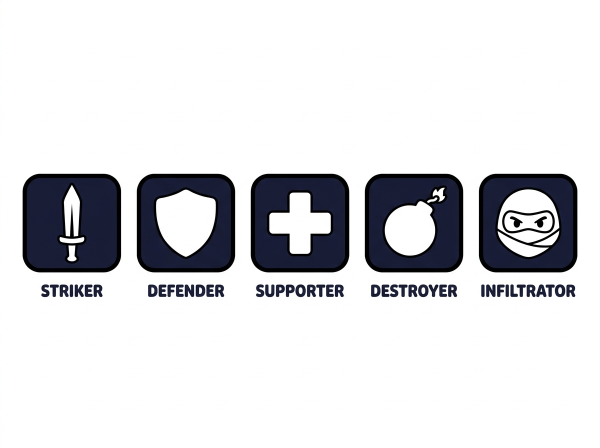
#> input picture flutter_app/assets/images/raw/Role_badge_icons_202603261620.jpeg, 1200 x 896 px (shown at 1/2 size)
$ python -i Slice_sprites.py   (imports and definitions only)
#> lines starting #> are read from the running program, lines starting #| are printed output that depends on the picture
#> further down, picture is the input picture: PIL image 1200x896 RGB; mean R, G, B 219.9, 220.3, 223

"""
貓咪特工 — Sprite Sheet 自動裁切腳本
=====================================
從一張包含多個圖示的 sprite sheet 中自動偵測並裁切出個別圖示。

支援兩種模式：
  1. grid 模式（推薦）：指定行列數，均分裁切
  2. auto 模式：自動偵測物件邊界，智慧分割

用法：
  # Grid 模式 — 已知排版為 2 行 3 列
  python slice_sprites.py -i sheet_a.png -o ./icons --grid 2x3 \
      --names icon_coin,icon_diamond,icon_energy,icon_chest_closed,icon_chest_open,icon_lock

  # Grid 模式 — 1 行 5 列
  python slice_sprites.py -i sheet_d.png -o ./icons --grid 1x5 \
      --names icon_attr_a,icon_attr_b,icon_attr_c,icon_attr_d,icon_attr_e

  # Auto 模式 — 自動偵測（適合不規則排版）
  python slice_sprites.py -i sheet.png -o ./icons --auto --names icon_a,icon_b,icon_c

  # 預覽模式 — 只畫出偵測框不裁切
  python slice_sprites.py -i sheet_a.png --grid 2x3 --preview

  # 自訂輸出尺寸 & 背景移除
  python slice_sprites.py -i sheet.png -o ./icons --grid 2x3 --size 64 --remove-bg
  python slice_sprites.py -i ./raw/Role_badge_icons_202603261620.jpeg -o ./icons --auto --size 64 --remove-bg
"""

import argparse
from pathlib import Path
from PIL import Image, ImageDraw
import numpy as np
from typing import Optional


# [16 lines left out: function remove_white_bg, not called in this run]


def find_content_bbox(img: Image.Image, threshold: int = 10) -> tuple[int, int, int, int]:
    """找到非透明像素的邊界框"""
    alpha = np.array(img.split()[-1])
    rows = np.any(alpha > threshold, axis=1)
    cols = np.any(alpha > threshold, axis=0)

    if not rows.any() or not cols.any():
        return (0, 0, img.width, img.height)

    top, bottom = np.where(rows)[0][[0, -1]]
    left, right = np.where(cols)[0][[0, -1]]
    return (int(left), int(top), int(right) + 1, int(bottom) + 1)


# ── Grid 模式 ──────────────────────────────────────────

# [49 lines left out: functions slice_grid, get_grid_boxes, not called in this run]


# ── Auto 模式 ──────────────────────────────────────────

def detect_objects(img: Image.Image, min_size: int = 20, gap_threshold: int = 10
                   ) -> list[tuple[int, int, int, int]]:
    """
    自動偵測圖片中的多個獨立物件。
    用投影法找到水平和垂直方向的空白分隔帶，再組合出物件邊界。
    """
#> called with min_size = 20, gap_threshold = 10
    alpha = np.array(img.split()[-1])
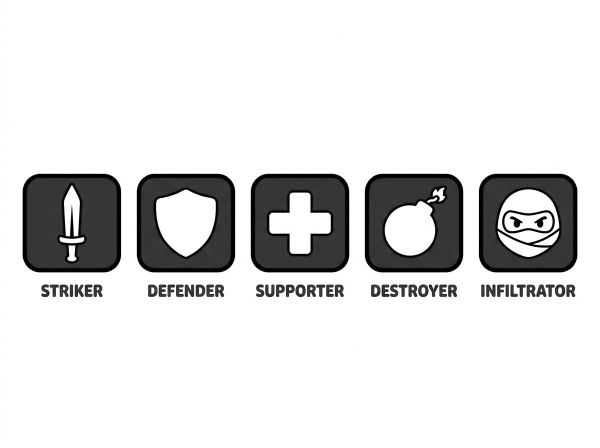
#> alpha: shape (896, 1200) (shown at 1/2 size); min 0, max 255, mean 223

    # 垂直投影（每一列的非透明像素數）
    col_proj = np.sum(alpha > 10, axis=0)
#> col_proj = 1200 values, max 896 at index 0, min 727 at index 234, mean 866
    # 水平投影（每一行的非透明像素數）
    row_proj = np.sum(alpha > 10, axis=1)
#> row_proj = 896 values, max 1200 at index 0, min 367 at index 537, mean 1159.9

    def find_segments(proj, gap_thresh):
        """在投影中找到連續非零段"""
#> called with proj = array of shape (1200,), gap_thresh = 10
        in_segment = False
        segments = []
        start = 0
        for i, val in enumerate(proj):
            if val > 0 and not in_segment:
                start = i
                in_segment = True
            elif val == 0 and in_segment:
                # 看是否只是小間隙
                if i + gap_thresh < len(proj) and np.any(proj[i:i + gap_thresh] > 0):
                    continue
                segments.append((start, i))
                in_segment = False
#> this loop made 1200 passes
#> (val, start, in_segment) on pass 1: (896, 0, True)
#> val on passes 2 to 7: 896, 896, 896, 896, 896, 896
#> after the loop, in_segment = True; segments = []; start = 0
        if in_segment:
            segments.append((start, len(proj)))
        return segments

    col_segments = find_segments(col_proj, gap_threshold)
#> col_segments = [(0, 1200)]
    row_segments = find_segments(row_proj, gap_threshold)
#> the loop in find_segments (call 2), `for i, val in enumerate(proj):` made 896 passes
#> (start, in_segment) on pass 1: (0, True)
#> row_segments = [(0, 896)]

    # 組合成 bounding boxes
    boxes = []
    for rs, re in row_segments:
        for cs, ce in col_segments:
            # 確認這個區域確實有內容
            region_alpha = alpha[rs:re, cs:ce]
            if np.sum(region_alpha > 10) > min_size * min_size:
                boxes.append((cs, rs, ce, re))
#> this loop made 1 pass
#> after the loop, boxes = [(0, 0, 1200, 896)]

    # 按位置排序（上到下，左到右）
    boxes.sort(key=lambda b: (b[1], b[0]))
    return boxes


def slice_auto(img: Image.Image, output_size: int = 64,
               padding_pct: float = 0.05) -> list[Image.Image]:
    """自動偵測物件並裁切"""
    boxes = detect_objects(img)
#> boxes = [(0, 0, 1200, 896)]

    results = []
    for (x1, y1, x2, y2) in boxes:
        content = img.crop((x1, y1, x2, y2))

        # 再精確裁切一次（去掉邊緣空白）
        inner_bbox = find_content_bbox(content)
        content = content.crop(inner_bbox)

        # 等比縮放置中
        inner_size = int(output_size * (1 - padding_pct * 2))
        content.thumbnail((inner_size, inner_size), Image.LANCZOS)

        canvas = Image.new("RGBA", (output_size, output_size), (0, 0, 0, 0))
        ox = (output_size - content.width) // 2
        oy = (output_size - content.height) // 2
        canvas.paste(content, (ox, oy), content)

        results.append(canvas)
#> this loop made 1 pass
#> (x1, y1, x2, y2, top in find_content_bbox, bottom in find_content_bbox, left in find_content_bbox, right in find_content_bbox) on pass 1: (0, 0, 1200, 896, 0, 895, 0, 1199)
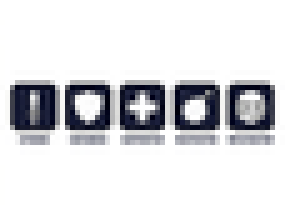
#> content: PIL image 57x43 RGB (shown 5 times larger); mean R, G, B 219.3, 219.7, 222.4
#> after the loop, results = []

    return results


# ── 預覽 ───────────────────────────────────────────────

# [130 lines left out: functions preview, main, not called in this run]


# [2 lines not run here, left out]

>>> from PIL import Image
>>> picture = Image.open('../assets/images/raw/Role_badge_icons_202603261620.jpeg')
#> (the run stopped early here; a loop or call above may not have finished)

$ run again, on flutter_app/assets/images/effect/vfx_orbs.jpg
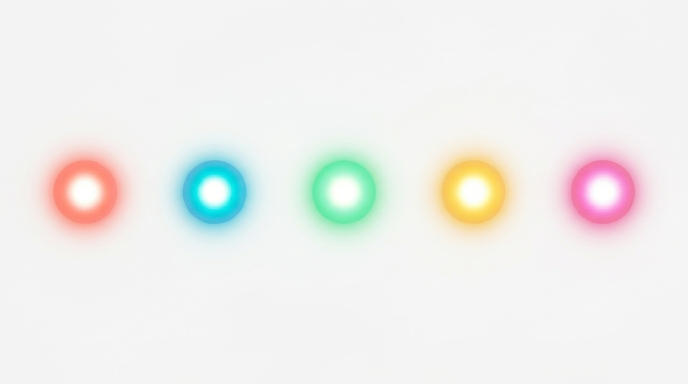
#> input picture flutter_app/assets/images/effect/vfx_orbs.jpg, 1376 x 768 px (shown at 1/2 size)
#> picture is the input picture: PIL image 1376x768 RGB; mean R, G, B 239.3, 239.3, 236.8
#> in detect_objects, `alpha = np.array(img.split()[-1])`:
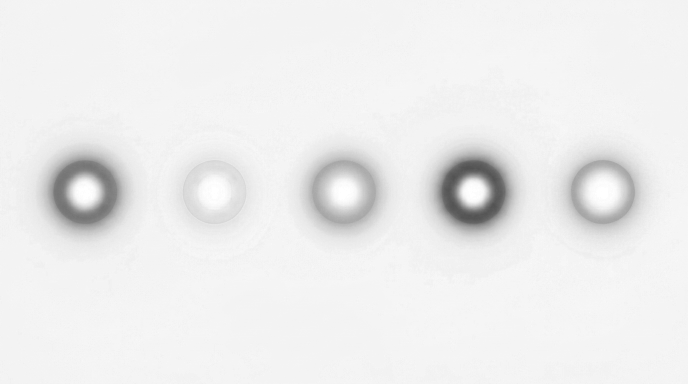
#> alpha: shape (768, 1376) (shown at 1/2 size); min 80, max 255, mean 236.8
#> col_proj = 1376 values from 768 to 768
#> row_proj = 768 values from 1376 to 1376
#> the loop in find_segments, `for i, val in enumerate(proj):` made 1376 passes
#> (start, in_segment) on pass 1: (0, True)
#> after the loop in find_segments, `for i, val in enumerate(proj):`: in_segment = True; segments = []; start = 0
#> col_segments = [(0, 1376)]
#> the loop in find_segments (call 2), `for i, val in enumerate(proj):` made 768 passes
#> row_segments = [(0, 768)]
#> the loop in detect_objects, `for rs, re in row_segments:` made 1 pass
#> after the loop in detect_objects, `for rs, re in row_segments:`: boxes = [(0, 0, 1376, 768)]
#> the loop in slice_auto, `for (x1, y1, x2, y2) in boxes:` made 1 pass
#> (x1, y1, x2, y2, top in find_content_bbox, bottom in find_content_bbox, left in find_content_bbox, right in find_content_bbox) on pass 1: (0, 0, 1376, 768, 0, 767, 0, 1375)
#> after the loop in slice_auto, `for (x1, y1, x2, y2) in boxes:`:
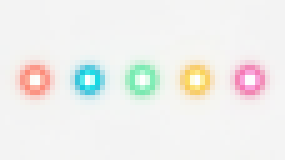
#> content: PIL image 57x32 RGB (shown 5 times larger); mean R, G, B 239.3, 239.3, 236.8
#> after the loop in slice_auto, `for (x1, y1, x2, y2) in boxes:`: results = []
